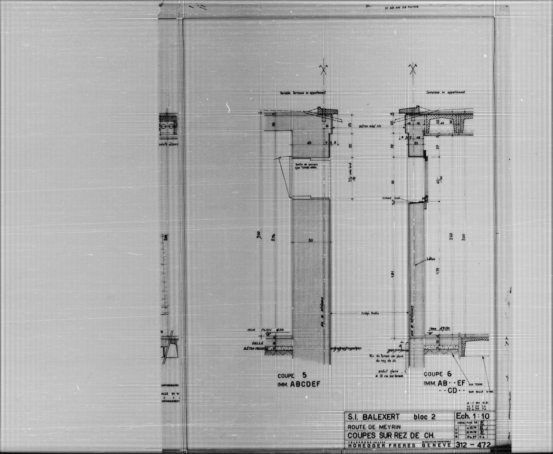
#> input picture clean_and_crop/utilis/tampon/tampon.png, 1105 x 908 px (shown at 1/2 size); its folder holds only this picture in this run
$ python -i FFT_line_erase.py   (imports and definitions only)
#> lines starting #> are read from the running program, lines starting #| are printed output that depends on the picture; after the words box and inside, x2 and y2 are one past the last pixel; in counts of white or black regions, pixels touching at a corner belong together
#> further down, picture is the input picture: shape (908, 1105); min 2, max 251, mean 174.5
### clean_and_crop/utilis/FFT_functions.py
import scipy as scipy
from scipy import stats
import numpy as np
import math
import matplotlib
import cv2 as cv


def DFT(input_img):
    row_in, col_in = input_img.shape

    rows = row_in+col_in
    cols = row_in+col_in
    tmp = np.zeros((rows,cols))
    tmp[0:row_in,0:col_in] = input_img
    input_img = tmp

    output_img = np.fft.fftshift(np.fft.fft2(input_img))
    return output_img

def reconstruct(mag,ang):
    combined = np.multiply(mag, np.exp(1j*ang))
    fftx = combined
    fftx = np.fft.ifftshift(combined)
    ffty = np.fft.ifft2(fftx)
    imgCombined = np.abs(ffty)
    u,v = imgCombined.shape
    return imgCombined


###################################### Avoid Usage


# [118 lines left out: functions median_fil, Gauss_BR, notch_reject_filter, Gauss_BR, notch_reject_filter, not called in this run]

### clean_and_crop/utilis/FFT_line_erase.py
import numpy as np
import math
import cv2 as cv
import os

import utilis.FFT_functions as FFT
import utilis.FFT_extract as extract_func
import utilis.clean as etal


# Constantes
kernel_blur =  1/(100) * np.array([[1,2,4,2,1],
                                    [2,4,8,4,2],
                                    [4,8,16,8,4],
                                    [2,4,8,4,2],
                                    [1,2,4,2,1]])

kernel_sharp = np.array([[0, -1, 0],[-1, 5, -1],[0,-1,0]])
ones = (1,1,1)
zeros = (0,0,0)


def line_erase_files_in_folder(path_in, path_out, resize_ratio):
    if not os.path.exists(path_out):
        os.makedirs(path_out)

    for root, dirs, files in os.walk(path_in, topdown=False):
        for name in files:
            #print(name)
            temp_image = cv.imread(path_in + os.sep + name)
            temp_image = cv.cvtColor(temp_image, cv.COLOR_BGR2GRAY)
            image = cv.resize(temp_image, (0, 0), fx=resize_ratio, fy=resize_ratio)

            out_ima = line_erase_image_using_FFT(image)
            cv.imwrite(path_out + os.sep + name, out_ima)
    return 0


def line_erase_image_using_FFT(image):
    u, v = image.shape
#> u = 908; v = 1105
    ima = cv.filter2D(image, -1, kernel_sharp)
    kernel = np.ones((2,2), np.uint8)
    ima = cv.erode(ima, kernel, iterations=1)

    padding = np.zeros((u+v, u+v))
    padding[0:u,0:v] = ima

    # FFT change of base
    dft_ima = FFT.DFT(padding)
    ima_ph = np.angle(dft_ima)
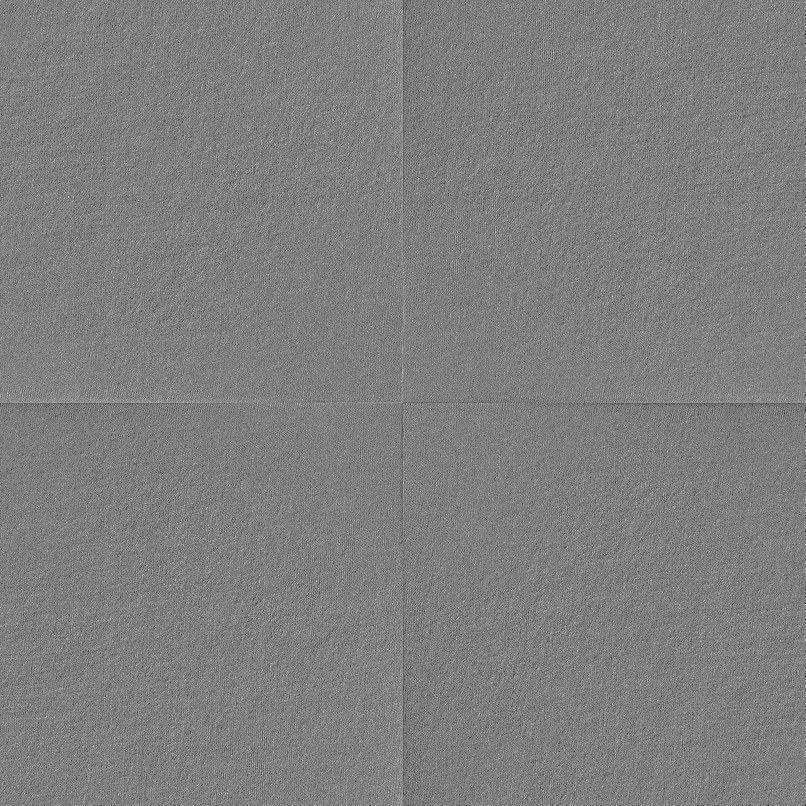
#> ima_ph: shape (4026, 4026) float64 (shown at 1/5 size); min -3.14, max 3.14, mean 1.94e-07; drawn with min black and max white
    ima_mag = np.abs(dft_ima)


    # filtering the small and repeteted lines
    u_filt, v_filt = ima_mag.shape
#> u_filt = 4026; v_filt = 4026
    filter_ = np.zeros((u_filt, v_filt))

    h=int(8*u_filt//11)
#> h = 2928
    w = 25
    cv.line(filter_, [u_filt//2 -h,v_filt//2],
                      [u_filt//2 +h,v_filt//2], ones, w)
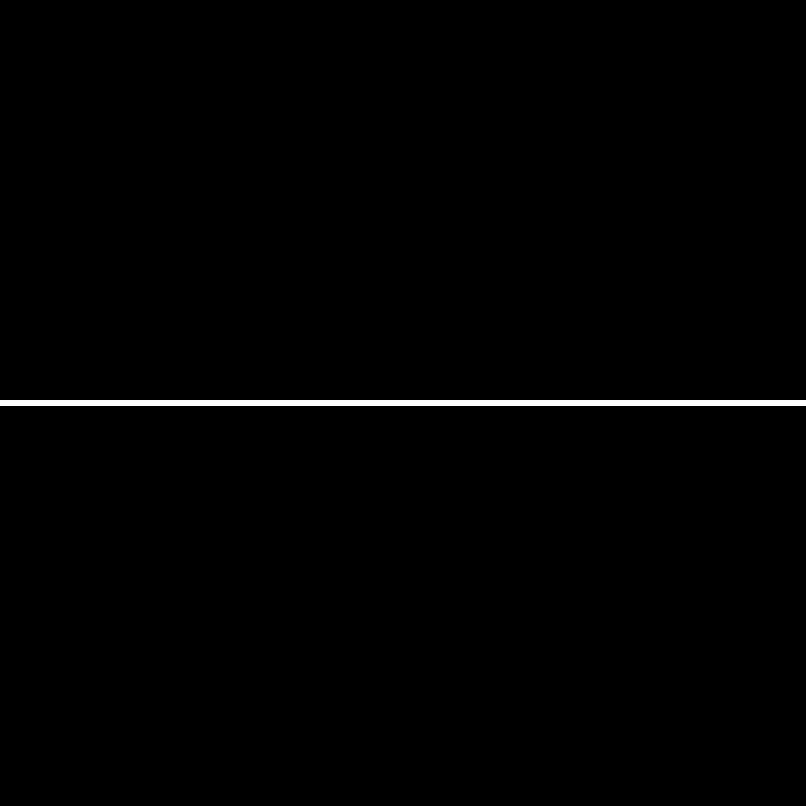
#> filter_: shape (4026, 4026) float64 (shown at 1/5 size); values 0 (black) and 1 (white), 0.67% white; 1 white region, box (x1, y1, x2, y2) and area: (0, 2000, 4026, 2027) 108702
    cv.line(filter_, [u_filt//2,v_filt//2-h],
                      [u_filt//2,v_filt//2+h], ones, w)
#> filter_: shape (4026, 4026) float64; values 0 (black) and 1 (white), 1.3% white; 1 white region, box (x1, y1, x2, y2) and area: (0, 0, 4026, 4026) 216675
    radius = 900
    cv.circle(filter_, [u_filt//2,v_filt//2], radius, zeros, -1)
#> filter_: shape (4026, 4026) float64; values 0 (black) and 1 (white), 0.74% white; 4 white regions, box (x1, y1, x2, y2) and area: (2000, 0, 2027, 1114) 30077, (0, 2000, 1114, 2027) 30077, (2913, 2000, 4026, 2027) 30050, (2000, 2913, 2027, 4026) 30050

    filt_ima = np.multiply(ima_mag, filter_)

    # Reconstruction
    reconstr = FFT.reconstruct(filt_ima, ima_ph)
    small_reconstr  = reconstr[0:u,0:v]
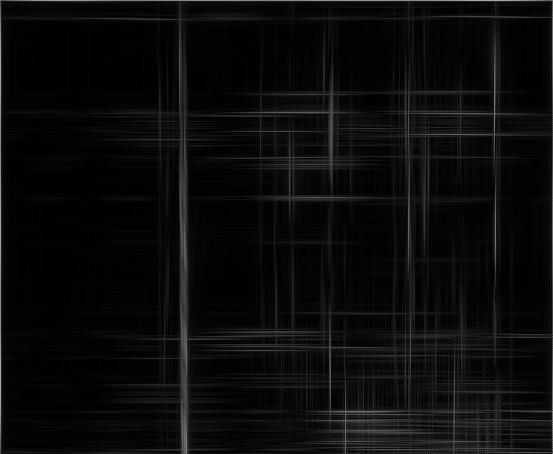
#> small_reconstr: shape (908, 1105) float64 (shown at 1/2 size); min 2.12e-07, max 37.19, mean 1.6; drawn with min black and max white
    a = np.min(small_reconstr)
#> a = 2.12e-07
    b = np.max(small_reconstr)
#> b = 37.19
    if a < b:
        small_reconstr = (small_reconstr -a)/(b-a)*255


    # post-processing
    summ = image + small_reconstr
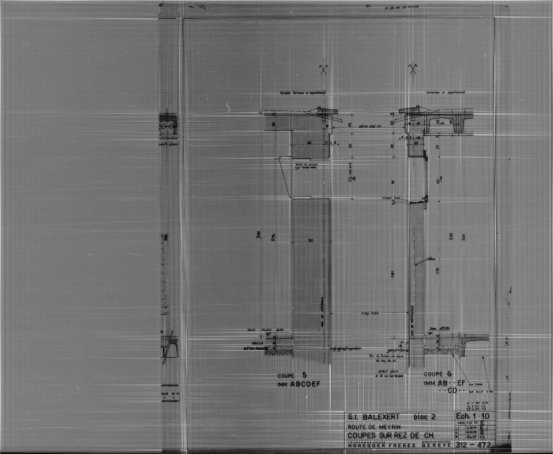
#> summ: shape (908, 1105) float64 (shown at 1/2 size); min 5.37, max 402, mean 185.5; drawn with min black and max white
    summ[summ>255] = 255
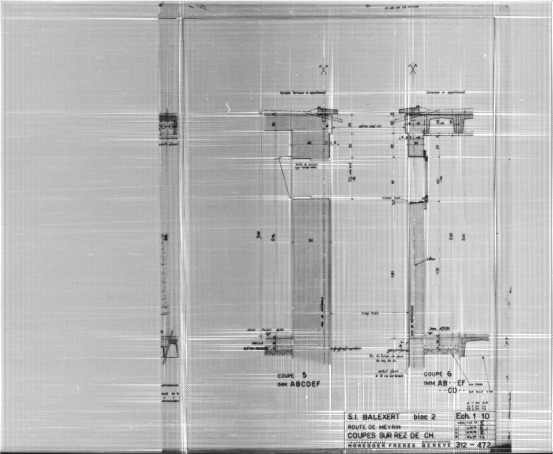
#> summ: shape (908, 1105) float64 (shown at 1/2 size); 0.83% of pixels changed, all inside (x1, y1, x2, y2) = (0, 0, 1105, 903)
    summ = cv.filter2D(summ, -1, kernel_blur)
    summ = cv.filter2D(summ, -1, kernel_sharp)
    a = np.min(summ)
#> a = 2.59
    b = np.max(summ)
#> b = 267.9
    if a < b :
        summ = (summ -a)/(b-a)*255
    summ = not_exactly_threshold(summ,
                np.quantile(summ, 0.01), np.quantile(summ, 0.15))
    return summ


def line_erase_image_no_FFT(image):
    u, v = image.shape
    image = cv.filter2D(image, -1, kernel_blur)
    image[image <= np.quantile(image, 0.0875)] = 0
    image[image > np.quantile(image, 0.0875)] = 255
    image = cv.filter2D(image, -1, kernel_blur)
    image = cv.filter2D(image, -1, kernel_sharp)
    return image

def apply_function(x, function, val_max):
    n = len(function)
    out = 0
    for i in range(n-2):
        out += function[i]*np.power(x,n-i-1)
    out += function[n-2]*x
    out += function[-1]
    return max(0, min(out , val_max))

def redo_bornes(ima):
    a = np.min(ima)
    b = np.max(ima)
    if a < b :
        ima = (ima -a)/(b-a)*255
    return ima

def not_exactly_threshold(image, min_, max_):
#> called with min_ = 79.05, max_ = 154.3
    image = (image-min_)/(max_-min_)*255
    image[image < 0] = 0
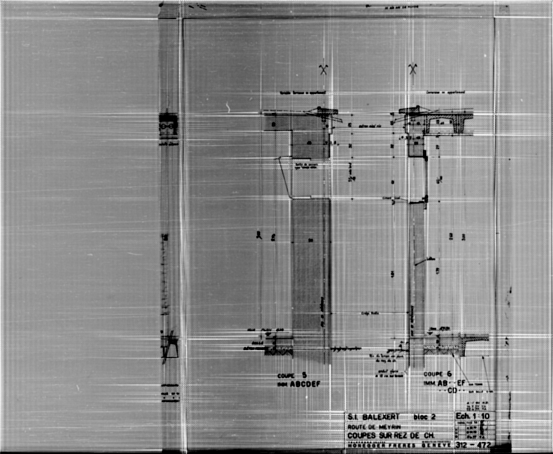
#> image: shape (908, 1105) float64 (shown at 1/2 size); min 0, max 595.9, mean 327.6; drawn with min black and max white
    image[image > 255] = 255
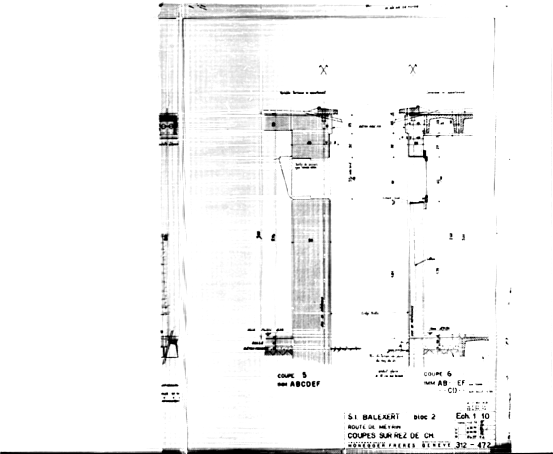
#> image: shape (908, 1105) float64 (shown at 1/2 size); min 0, max 255, mean 245.1
    return image

>>> import cv2
>>> picture = cv2.imread('tampon/tampon.png', cv2.IMREAD_GRAYSCALE)
>>> result = line_erase_image_using_FFT(picture)
